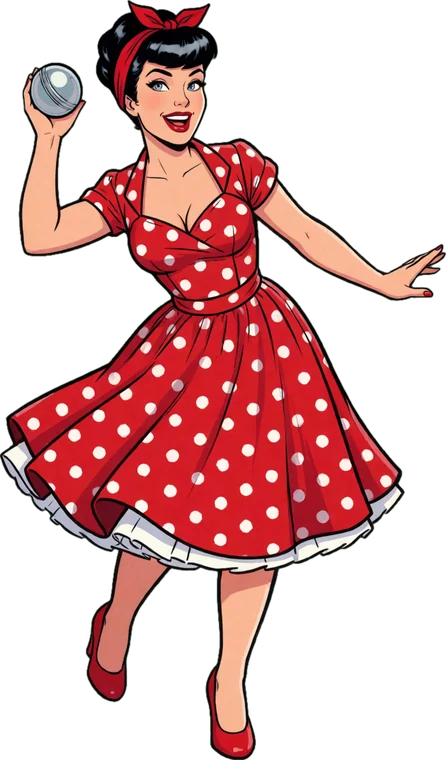
#> input picture assets/fanny_lancer.webp, 446 x 760 px
$ python -i preparer_assets.py   (imports and definitions only)
#> lines starting #> are read from the running program, lines starting #| are printed output that depends on the picture; after the words box and inside, x2 and y2 are one past the last pixel; in counts of white or black regions, pixels touching at a corner belong together
#> further down, picture is the input picture: PIL image 446x760 RGBA; mean R, G, B, A 77.6, 35.9, 35.6, 107.2
#!/usr/bin/env python3
"""Transforme les images retenues de assets/brut/ en fichiers utilisés par le jeu (sans IA).

    python3 outils/preparer_assets.py plateau=23 fronton=11 bumper=37 rampe=11 \
        sprite_victoire=23 sprite_lancer=11

  plateau  → assets/plateau.jpg        (recadré aux proportions 514 × 1067)
  fronton  → assets/fronton.jpg
  bumper   → assets/bumper.png         (disque détouré, fond transparent)
  rampe    → assets/rampe.jpg          (bande répétée le long de la rampe)
  lance_pierre → assets/lance_pierre.jpg (découpé à la forme des deux triangles)
  fronton_titre → assets/fronton.jpg  (variante avec le titre peint)
  sprite_* → assets/fanny_<pose>.png   (fond vert retiré, recadré au personnage)
"""
import sys
from pathlib import Path

import numpy as np
from PIL import Image, ImageDraw, ImageFilter

RACINE = Path(__file__).resolve().parent.parent
BRUT, OUT = RACINE / "assets" / "brut", RACINE / "assets"


# [8 lines left out: function plateau, not called in this run]


def fronton(img):
    img.save(OUT / "fronton.jpg", quality=86)


def bumper(img):
    s = min(img.size)
#> s = 446
    img = img.crop(((img.width - s) // 2, (img.height - s) // 2, (img.width + s) // 2, (img.height + s) // 2))
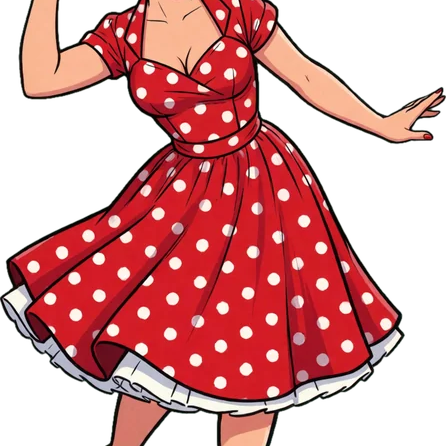
#> img: PIL image 446x446 RGBA; mean R, G, B, A 110.2, 46.5, 47.1, 146.9; transparent parts drawn white
    # le disque utile : plus grand cercle non blanc autour du centre
    a = np.asarray(img.convert("L"), dtype=np.float32)
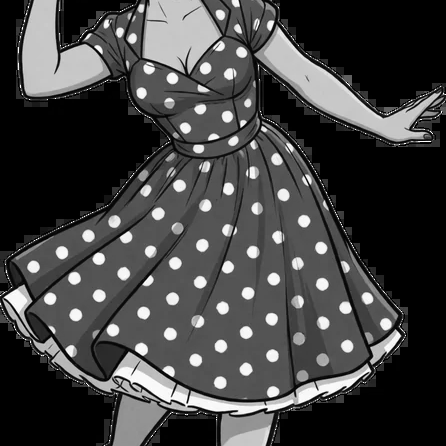
#> a: shape (446, 446) float32; min 0, max 255, mean 65.6
    c = s // 2
#> c = 223
    rows = a[c, :]
#> rows = 446 values, max 253 at index 305, min 0 at index 0, mean 56.29
    non_blanc = np.where(rows < 235)[0]
#> non_blanc = 431 values from 0 to 445
    r = int(max(c - non_blanc.min(), non_blanc.max() - c)) if len(non_blanc) else c
#> r = 223
    r = min(r, c)
    img = img.crop((c - r, c - r, c + r, c + r)).resize((256, 256), Image.LANCZOS).convert("RGBA")
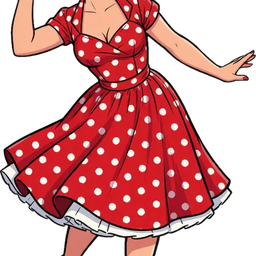
#> img: PIL image 256x256 RGBA; mean R, G, B, A 108.4, 44.6, 45.3, 146.9; transparent parts drawn white
    masque = Image.new("L", (1024, 1024), 0)
#> masque: PIL image 1024x1024 L; every value is 0
    ImageDraw.Draw(masque).ellipse((8, 8, 1016, 1016), fill=255)
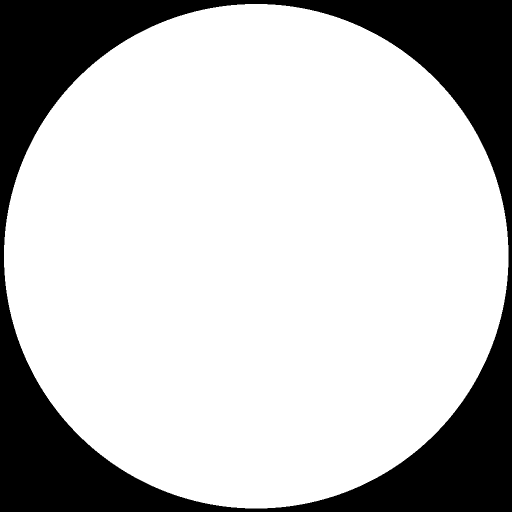
#> masque: PIL image 1024x1024 L (shown at 1/2 size); 76.2% white; 1 black region, box (x1, y1, x2, y2) and area: (0, 0, 1024, 1024) 249119
    img.putalpha(masque.resize((256, 256), Image.LANCZOS))
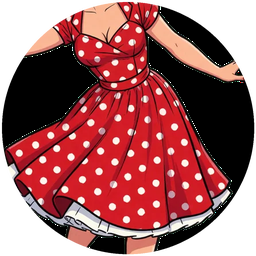
#> img: PIL image 256x256 RGBA; mean R, G, B, A 108.4, 44.6, 45.3, 194.4; transparent parts drawn white
    img.save(OUT / "bumper.png")


def lance_pierre(img):
    img.resize((256, 512), Image.LANCZOS).save(OUT / "lance_pierre.jpg", quality=86)


def fronton_titre(img):
    fronton(img)


def rampe(img):
    img.resize((768, 256), Image.LANCZOS).save(OUT / "rampe.jpg", quality=86)


# [31 lines left out: functions sprite, main, not called in this run]


# [2 lines not run here, left out]

>>> from PIL import Image
>>> picture = Image.open('../assets/fanny_lancer.webp')
>>> result = bumper(picture)

$ run again, on assets/fanny_victoire.png
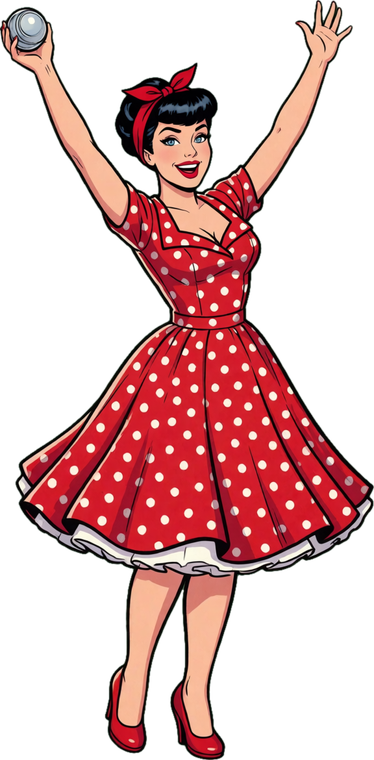
#> input picture assets/fanny_victoire.png, 374 x 760 px
#> picture is the input picture: PIL image 374x760 RGBA; mean R, G, B, A 71.6, 32.6, 32.6, 102.8
#> in bumper, `a = np.asarray(img.convert("L"), dtype=np.float32)`:
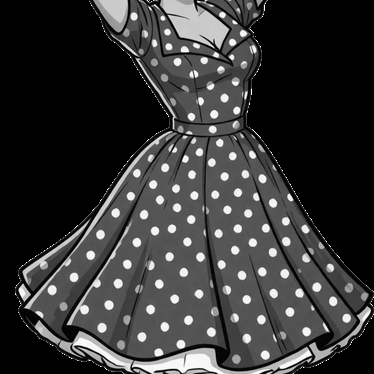
#> a: shape (374, 374) float32; min 0, max 255, mean 53.7
#> rows = 374 values, max 252 at index 154, min 0 at index 0, mean 45.1
#> non_blanc = 364 values from 0 to 373
#> r = 187
#> in bumper, `img.putalpha(masque.resize((256, 256), Image.LANCZOS))`:
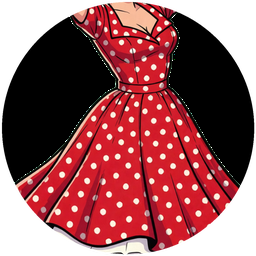
#> img: PIL image 256x256 RGBA; mean R, G, B, A 98.9, 33.9, 37.8, 194.4; transparent parts drawn white
